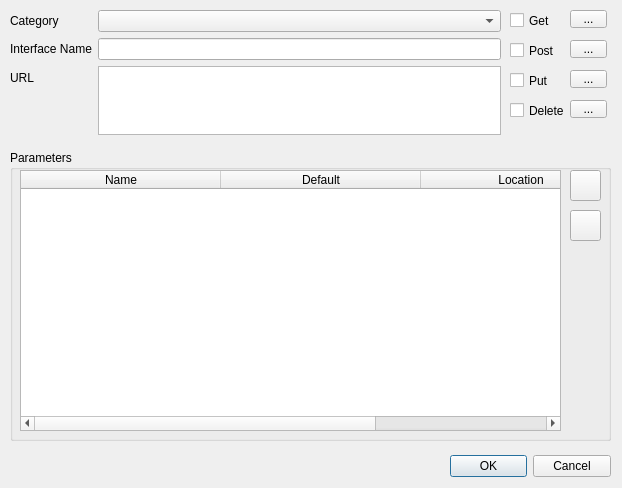
<?xml version="1.0" encoding="UTF-8"?>
<ui version="4.0">
 <class>Editor</class>
 <widget class="QDialog" name="Editor">
  <property name="geometry">
   <rect>
    <x>0</x>
    <y>0</y>
    <width>622</width>
    <height>488</height>
   </rect>
  </property>
  <property name="windowTitle">
   <string>Edit</string>
  </property>
  <widget class="QDialogButtonBox" name="Editor_button">
   <property name="geometry">
    <rect>
     <x>450</x>
     <y>450</y>
     <width>161</width>
     <height>32</height>
    </rect>
   </property>
   <property name="orientation">
    <enum>Qt::Horizontal</enum>
   </property>
   <property name="standardButtons">
    <set>QDialogButtonBox::Cancel|QDialogButtonBox::Ok</set>
   </property>
  </widget>
  <widget class="QWidget" name="formLayoutWidget">
   <property name="geometry">
    <rect>
     <x>10</x>
     <y>10</y>
     <width>491</width>
     <height>125</height>
    </rect>
   </property>
   <layout class="QFormLayout" name="formLayout">
    <item row="0" column="0">
     <widget class="QLabel" name="label_cate">
      <property name="text">
       <string>Category</string>
      </property>
     </widget>
    </item>
    <item row="0" column="1">
     <widget class="QComboBox" name="Category"/>
    </item>
    <item row="1" column="0">
     <widget class="QLabel" name="label_name">
      <property name="text">
       <string>Interface Name</string>
      </property>
     </widget>
    </item>
    <item row="1" column="1">
     <widget class="QLineEdit" name="Name"/>
    </item>
    <item row="2" column="0">
     <widget class="QLabel" name="label_url">
      <property name="text">
       <string>URL</string>
      </property>
     </widget>
    </item>
    <item row="2" column="1">
     <widget class="QTextEdit" name="URL"/>
    </item>
   </layout>
  </widget>
  <widget class="QCheckBox" name="Get">
   <property name="geometry">
    <rect>
     <x>510</x>
     <y>10</y>
     <width>61</width>
     <height>21</height>
    </rect>
   </property>
   <property name="text">
    <string>Get</string>
   </property>
  </widget>
  <widget class="QToolButton" name="Put_param">
   <property name="geometry">
    <rect>
     <x>570</x>
     <y>70</y>
     <width>37</width>
     <height>18</height>
    </rect>
   </property>
   <property name="text">
    <string>...</string>
   </property>
  </widget>
  <widget class="QCheckBox" name="Post">
   <property name="geometry">
    <rect>
     <x>510</x>
     <y>40</y>
     <width>61</width>
     <height>21</height>
    </rect>
   </property>
   <property name="text">
    <string>Post</string>
   </property>
  </widget>
  <widget class="QToolButton" name="Get_param">
   <property name="geometry">
    <rect>
     <x>570</x>
     <y>10</y>
     <width>37</width>
     <height>18</height>
    </rect>
   </property>
   <property name="text">
    <string>...</string>
   </property>
  </widget>
  <widget class="QToolButton" name="Post_param">
   <property name="geometry">
    <rect>
     <x>570</x>
     <y>40</y>
     <width>37</width>
     <height>18</height>
    </rect>
   </property>
   <property name="text">
    <string>...</string>
   </property>
  </widget>
  <widget class="QCheckBox" name="Put">
   <property name="geometry">
    <rect>
     <x>510</x>
     <y>70</y>
     <width>61</width>
     <height>21</height>
    </rect>
   </property>
   <property name="text">
    <string>Put</string>
   </property>
  </widget>
  <widget class="QToolButton" name="toolButton_3">
   <property name="geometry">
    <rect>
     <x>570</x>
     <y>100</y>
     <width>37</width>
     <height>18</height>
    </rect>
   </property>
   <property name="text">
    <string>...</string>
   </property>
  </widget>
  <widget class="QCheckBox" name="Delete">
   <property name="geometry">
    <rect>
     <x>510</x>
     <y>100</y>
     <width>61</width>
     <height>21</height>
    </rect>
   </property>
   <property name="text">
    <string>Delete</string>
   </property>
  </widget>
  <widget class="QGroupBox" name="groupBox">
   <property name="geometry">
    <rect>
     <x>10</x>
     <y>150</y>
     <width>601</width>
     <height>291</height>
    </rect>
   </property>
   <property name="title">
    <string>Parameters</string>
   </property>
   <widget class="QTableWidget" name="Parameters">
    <property name="geometry">
     <rect>
      <x>10</x>
      <y>20</y>
      <width>541</width>
      <height>261</height>
     </rect>
    </property>
    <attribute name="horizontalHeaderDefaultSectionSize">
     <number>200</number>
    </attribute>
    <attribute name="horizontalHeaderStretchLastSection">
     <bool>true</bool>
    </attribute>
    <column>
     <property name="text">
      <string>Name</string>
     </property>
    </column>
    <column>
     <property name="text">
      <string>Default</string>
     </property>
    </column>
    <column>
     <property name="text">
      <string>Location</string>
     </property>
    </column>
   </widget>
   <widget class="QPushButton" name="Add_param">
    <property name="geometry">
     <rect>
      <x>560</x>
      <y>20</y>
      <width>31</width>
      <height>31</height>
     </rect>
    </property>
    <property name="text">
     <string/>
    </property>
   </widget>
   <widget class="QPushButton" name="Del_param">
    <property name="geometry">
     <rect>
      <x>560</x>
      <y>60</y>
      <width>31</width>
      <height>31</height>
     </rect>
    </property>
    <property name="text">
     <string/>
    </property>
   </widget>
  </widget>
 </widget>
 <resources/>
 <connections>
  <connection>
   <sender>Editor_button</sender>
   <signal>accepted()</signal>
   <receiver>Editor</receiver>
   <slot>accept()</slot>
   <hints>
    <hint type="sourcelabel">
     <x>248</x>
     <y>254</y>
    </hint>
    <hint type="destinationlabel">
     <x>157</x>
     <y>274</y>
    </hint>
   </hints>
  </connection>
  <connection>
   <sender>Editor_button</sender>
   <signal>rejected()</signal>
   <receiver>Editor</receiver>
   <slot>reject()</slot>
   <hints>
    <hint type="sourcelabel">
     <x>316</x>
     <y>260</y>
    </hint>
    <hint type="destinationlabel">
     <x>286</x>
     <y>274</y>
    </hint>
   </hints>
  </connection>
 </connections>
</ui>
